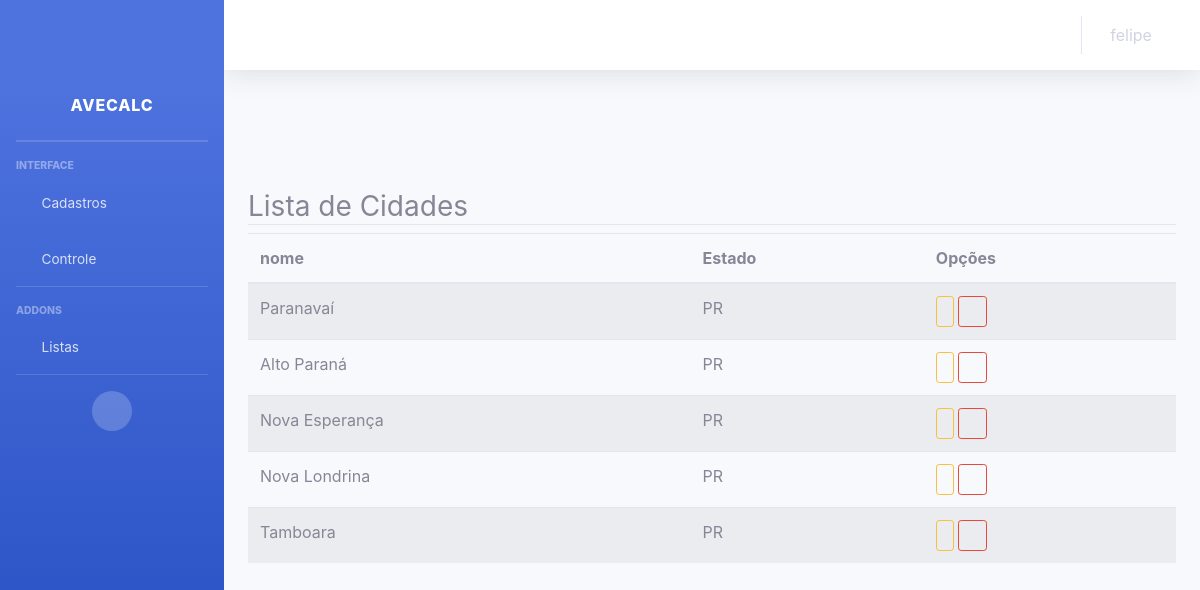
The page /listar/cidade/ (signed in) on the database as committed earlier.
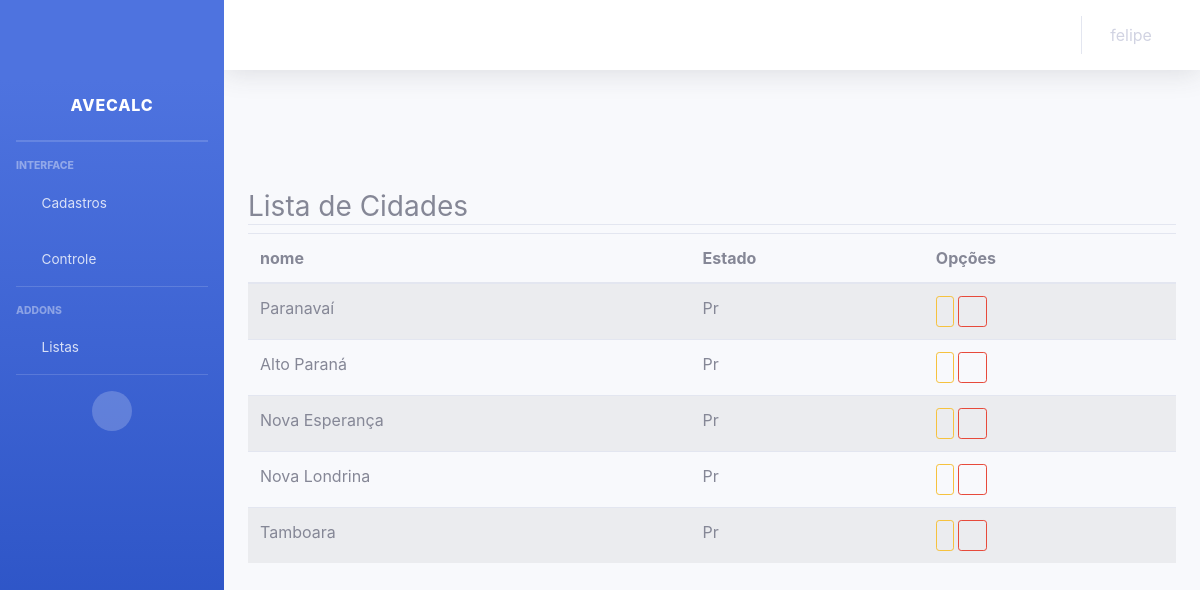
The same page on the database as committed later.
### cadastros/models.py (models this page shows, shortened)
class Cidade(models.Model):
    nome        = models.CharField(max_length=50)
    estado      = models.ForeignKey(Estado, on_delete=models.PROTECT)

class Estado(models.Model):
    sigla   = models.CharField(max_length=2, unique = True)
    nome    = models.CharField(max_length=50)

### cadastros/views.py (the view)
# urls.py: path('listar/cidade/', CidadeList.as_view(), name="listar-cidades"),
class CidadeList(LoginRequiredMixin, ListView):
    model = Cidade
    template_name = "cadastros/list_cidade.html"

### cadastros/templates/cadastros/list_cidade.html (shortened to what this page needs)
{% extends 'cadastros/base.html'%}
{% load static %}
{% load crispy_forms_tags %}
{% block conteudo %}
<div class="container py-5">
    <div class="row mt-5">
        <div class="col-lg">
            <h3 class="border-bottom">
                Lista de Cidades
            </h3>
        </div>
    </div>
    <div class="row">
        <div class="col-lg">
            <table class="table table-striped">
                <thead>
                    <tr>
                        <th>nome</th>
                        <th>Estado</th>
                        <th>Opções</th>
                    </tr>
                </thead>
                <tbody>
                    {% for cidade in object_list %}
                        <tr>
                            <td>{{cidade.nome}}</td>
                            <td>{{cidade.estado.sigla}}</td>
                            <td>
                                <a href="{% url 'editar-cidade' cidade.pk %}" class="btn btn-outline-warning btn-sm">
                                </a>
                                <a href="{% url 'excluir-cidade' cidade.pk %}" class="btn btn-outline-danger btn-sm">
                                    <i class="fa fa-trash" aria-hidden="true"></i>
                                </a>
                            </td>
                            {% empty %}
                            <tr>
                                <td colspan="3">Nenhuma cidade cadastrada!</td>
                            </tr>
                        </tr>
                    {% endfor %}
                </tbody>
            </table>
        </div>
    </div>
</div>
{% endblock %}

Rows that differ between the two databases and show on the page:
changed through a linked row, Cidade "Paranavaí": estado.sigla "PR" → "Pr"
changed through a linked row, Cidade "Alto Paraná": estado.sigla "PR" → "Pr"
changed through a linked row, Cidade "Nova Esperança": estado.sigla "PR" → "Pr"
changed through a linked row, Cidade "Nova Londrina": estado.sigla "PR" → "Pr"
changed through a linked row, Cidade "Tamboara": estado.sigla "PR" → "Pr"
